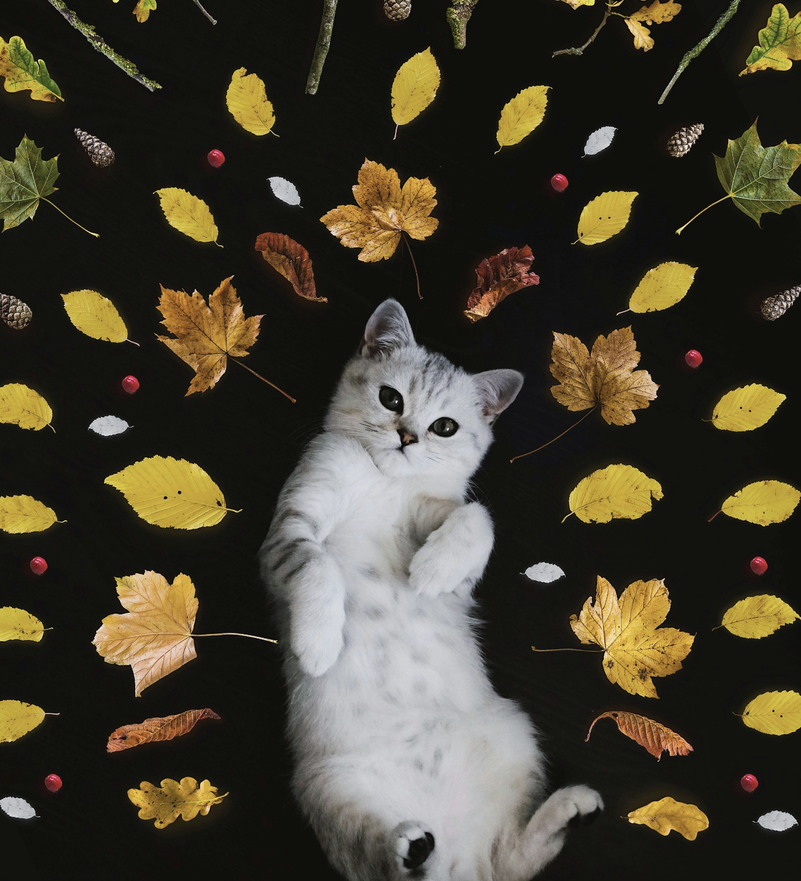
#> input picture 2.Images/cat1.png, 801 x 881 px, shrunk from 1474 x 1620 before the run
$ python 2_crop.py
#> lines starting #> are read from the running program, lines starting #| are printed output that depends on the picture
"""
Cropping an Image
"""

import cv2 as cv

# Read image
img = cv.imread("cat1.png")
#> img is the input picture: shape (881, 801, 3); mean B, G, R 47.5, 62, 66.8

# Print the shape of the image (height, width, channels) (BGR - 3 Channels)
print("Image shape:", img.shape)
#| Image shape: (881, 801, 3)

# Crop the image
# Cropping syntax: img[y_start:y_end, x_start:x_end]
cropped_img = img[200:300, 100:500]
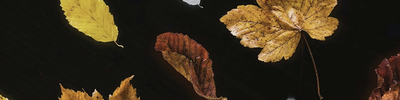
#> cropped_img: shape (100, 400, 3); mean B, G, R 25.5, 43, 53.7


# Display Original Image
cv.imshow("Original Image", img)
# Display Cropped Image
cv.imshow("Cropped Image", cropped_img)

cv.waitKey(0)
cv.destroyAllWindows()

"""
Note: Images are stored as NumPy arrays in OpenCV.

Each element in the numpy array represents a pixel.

Images contain a large amount of pixel data, and each pixel can hold values for color channels (e.g., RGB).
Storing images as NumPy arrays allows for efficient access and manipulation of pixel data using array slicing,
making tasks like cropping, filtering, and transformations straightforward and performant.

Regular arrays are not optimized for handling large-scale data processing.
They lack the speed, flexibility, and memory efficiency of NumPy arrays, which are specifically designed for
high-performance numerical operations.
"""
